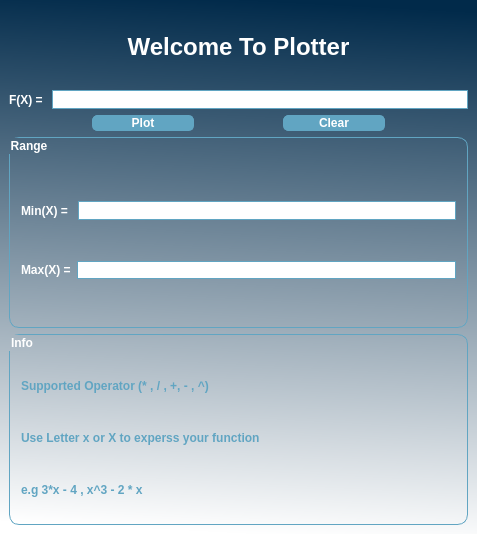
<?xml version="1.0" encoding="UTF-8"?>
<ui version="4.0">
 <class>MainWindow</class>
 <widget class="QMainWindow" name="MainWindow">
  <property name="windowModality">
   <enum>Qt::NonModal</enum>
  </property>
  <property name="geometry">
   <rect>
    <x>0</x>
    <y>0</y>
    <width>477</width>
    <height>534</height>
   </rect>
  </property>
  <property name="windowTitle">
   <string>Plotter</string>
  </property>
  <property name="autoFillBackground">
   <bool>true</bool>
  </property>
  <property name="styleSheet">
   <string notr="true">#centralwidget{
	background-color: qlineargradient(spread:pad, x1:0.51705, y1:0, x2:0.468, y2:1, stop:0 rgba(1, 42, 74, 255), stop:1 rgba(255, 255, 255, 255));
}
#Title{
margin :10px;
Font:24px;
max-height: 55%;
}

#Title ,#groupBox_2 ,#groupBox , #label_2, #label_3, #label_4 , #Clear_Button , #PlotButton{
Color:white;
font-Weight:900;
}
#label_5 , #label_6 , #label_7{
    color: rgb(97, 165, 194);
	font-Weight:900;
}

#groupBox_2 ,#groupBox , #Clear_Button ,#PlotButton , #MinValue , #MaxValue, #Function{
  border: 1px solid rgb(97, 165, 194);
  border-radius: 10px;
}


#Clear_Button , #PlotButton{
	background-color: rgb(97, 165, 194);
	border: 1px solid rgb(97, 165, 194);
	border-radius: 5px;
	max-width: 100 rem;
}


#Function:hover, #MaxValue:hover, #MinValue:hover{
color: rgb(97, 165, 194);
background-color: rgb(97, 165, 194);
color:white;
}</string>
  </property>
  <widget class="QWidget" name="centralwidget">
   <layout class="QGridLayout" name="gridLayout">
    <item row="0" column="0">
     <layout class="QVBoxLayout" name="verticalLayout_4">
      <item>
       <widget class="QLabel" name="Title">
        <property name="font">
         <font>
          <pointsize>-1</pointsize>
          <weight>99</weight>
          <italic>false</italic>
          <bold>true</bold>
         </font>
        </property>
        <property name="autoFillBackground">
         <bool>false</bool>
        </property>
        <property name="text">
         <string>Welcome To Plotter</string>
        </property>
        <property name="alignment">
         <set>Qt::AlignCenter</set>
        </property>
        <property name="margin">
         <number>0</number>
        </property>
       </widget>
      </item>
      <item>
       <layout class="QHBoxLayout" name="horizontalLayout_3">
        <item>
         <widget class="QLabel" name="label_2">
          <property name="font">
           <font>
            <weight>99</weight>
            <bold>true</bold>
           </font>
          </property>
          <property name="text">
           <string>F(X) = </string>
          </property>
         </widget>
        </item>
        <item>
         <widget class="QLineEdit" name="Function">
          <property name="font">
           <font>
            <pointsize>10</pointsize>
           </font>
          </property>
         </widget>
        </item>
       </layout>
      </item>
      <item>
       <layout class="QHBoxLayout" name="horizontalLayout_4">
        <item>
         <widget class="QPushButton" name="PlotButton">
          <property name="font">
           <font>
            <weight>99</weight>
            <bold>true</bold>
           </font>
          </property>
          <property name="text">
           <string>Plot</string>
          </property>
         </widget>
        </item>
        <item>
         <widget class="QPushButton" name="Clear_Button">
          <property name="font">
           <font>
            <weight>99</weight>
            <bold>true</bold>
           </font>
          </property>
          <property name="text">
           <string>Clear</string>
          </property>
         </widget>
        </item>
       </layout>
      </item>
     </layout>
    </item>
    <item row="1" column="0">
     <widget class="QGroupBox" name="groupBox">
      <property name="font">
       <font>
        <weight>99</weight>
        <bold>true</bold>
       </font>
      </property>
      <property name="title">
       <string>Range</string>
      </property>
      <layout class="QVBoxLayout" name="verticalLayout_3">
       <item>
        <layout class="QHBoxLayout" name="horizontalLayout">
         <item>
          <widget class="QLabel" name="label_3">
           <property name="font">
            <font>
             <weight>99</weight>
             <bold>true</bold>
            </font>
           </property>
           <property name="text">
            <string>Min(X) = </string>
           </property>
          </widget>
         </item>
         <item>
          <widget class="QLineEdit" name="MinValue">
           <property name="font">
            <font>
             <pointsize>10</pointsize>
             <weight>50</weight>
             <bold>false</bold>
            </font>
           </property>
          </widget>
         </item>
        </layout>
       </item>
       <item>
        <layout class="QHBoxLayout" name="horizontalLayout_2">
         <item>
          <widget class="QLabel" name="label_4">
           <property name="font">
            <font>
             <weight>99</weight>
             <bold>true</bold>
            </font>
           </property>
           <property name="text">
            <string>Max(X) =</string>
           </property>
          </widget>
         </item>
         <item>
          <widget class="QLineEdit" name="MaxValue">
           <property name="font">
            <font>
             <weight>50</weight>
             <bold>false</bold>
            </font>
           </property>
          </widget>
         </item>
        </layout>
       </item>
      </layout>
     </widget>
    </item>
    <item row="2" column="0">
     <widget class="QGroupBox" name="groupBox_2">
      <property name="font">
       <font>
        <weight>99</weight>
        <bold>true</bold>
       </font>
      </property>
      <property name="title">
       <string>Info</string>
      </property>
      <layout class="QVBoxLayout" name="verticalLayout_2">
       <item>
        <layout class="QVBoxLayout" name="verticalLayout">
         <item>
          <widget class="QLabel" name="label_5">
           <property name="font">
            <font>
             <weight>99</weight>
             <bold>true</bold>
            </font>
           </property>
           <property name="text">
            <string>Supported Operator (* , / , +, - , ^)</string>
           </property>
          </widget>
         </item>
         <item>
          <widget class="QLabel" name="label_6">
           <property name="font">
            <font>
             <weight>99</weight>
             <bold>true</bold>
            </font>
           </property>
           <property name="text">
            <string>Use Letter x or X to experss your function </string>
           </property>
          </widget>
         </item>
         <item>
          <widget class="QLabel" name="label_7">
           <property name="font">
            <font>
             <weight>99</weight>
             <bold>true</bold>
            </font>
           </property>
           <property name="text">
            <string>e.g 3*x - 4 , x^3 - 2 * x</string>
           </property>
          </widget>
         </item>
        </layout>
       </item>
      </layout>
     </widget>
    </item>
   </layout>
  </widget>
 </widget>
 <resources/>
 <connections/>
</ui>
